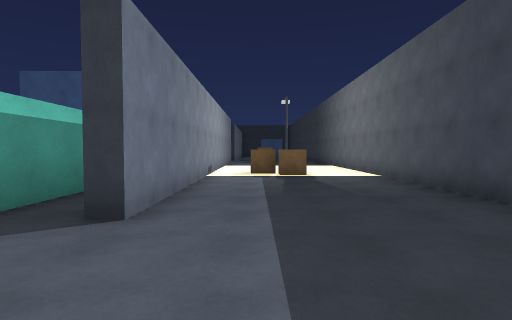
view 1 (above)

24 first-person views from a walk through a Unity game level. The camera is 1.4 m above the floor, tilts 2° down and sees 80° across. The floor is counted in squares, 2 m on a side. Each view is taken from the middle of a square. On the plan, view 1 faces up. The plan holds only what a view shows up to about 10 squares ahead; the rest is blank. The player character is not drawn.

view 2
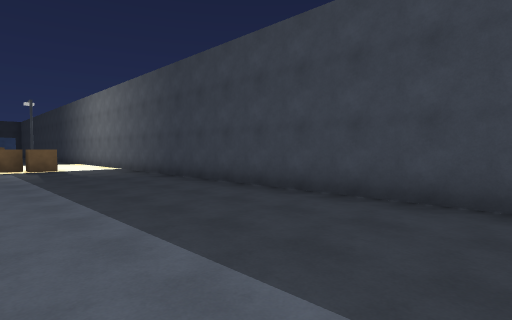

view 3
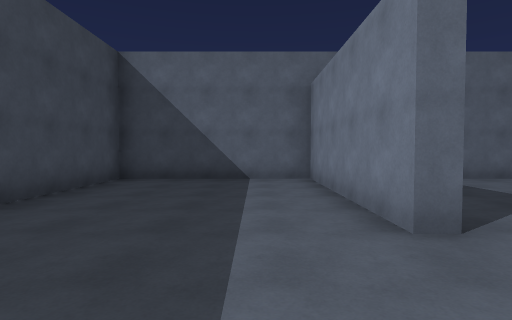

view 4
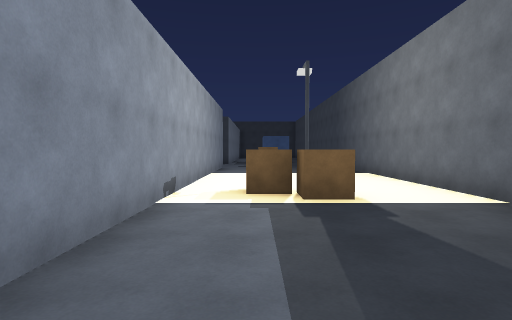

view 5
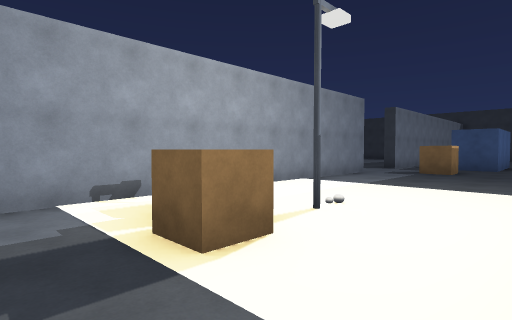

view 6
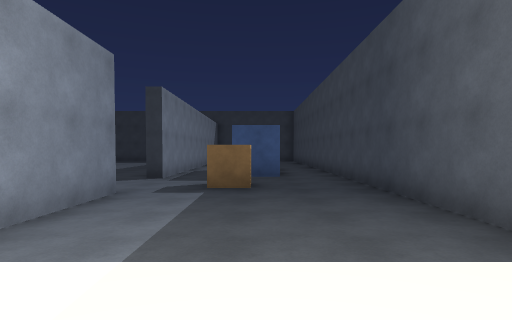

view 7
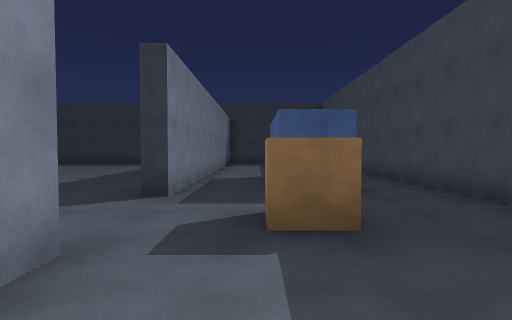

view 8
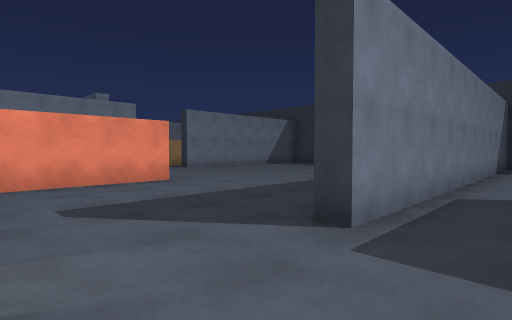

view 9
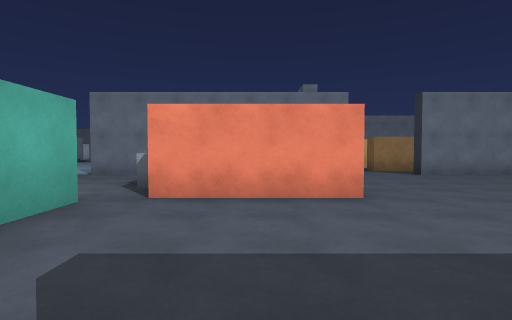

view 10
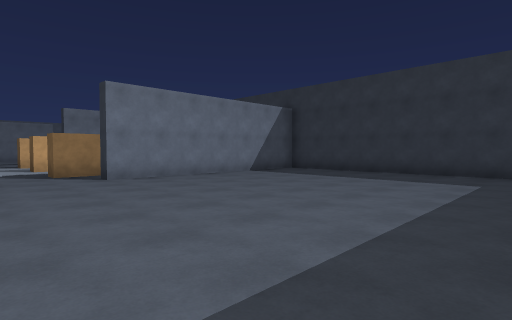

view 11
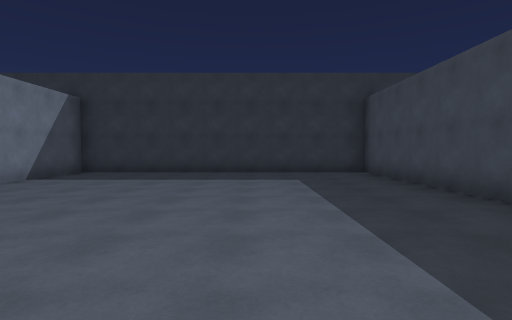

view 12
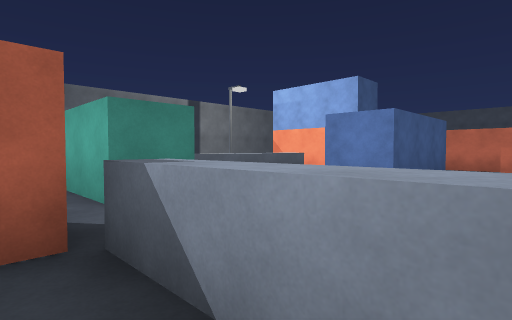

view 13
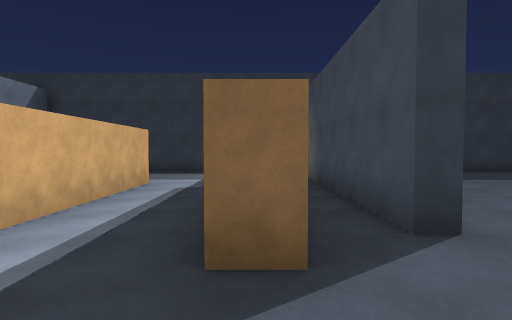

view 14
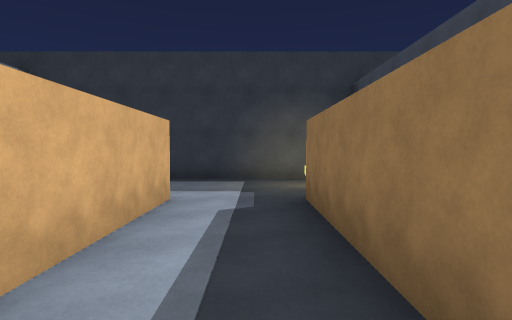

view 15
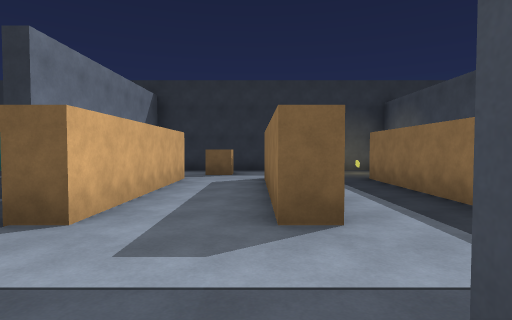

view 16
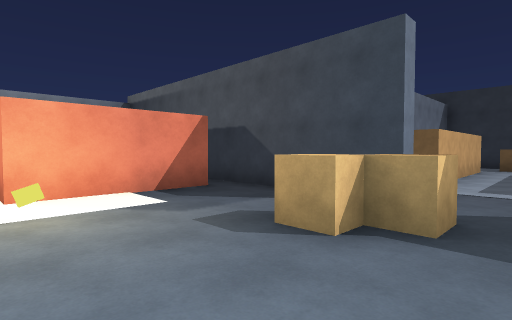

view 17
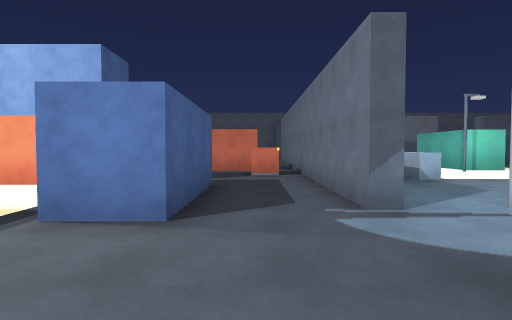

view 18
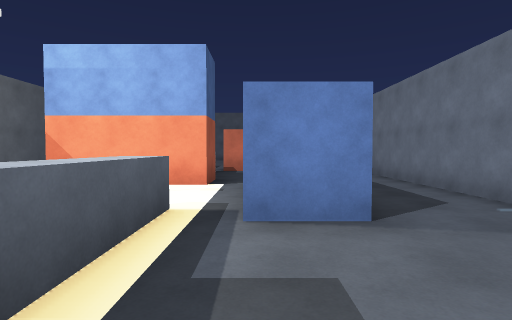

view 19
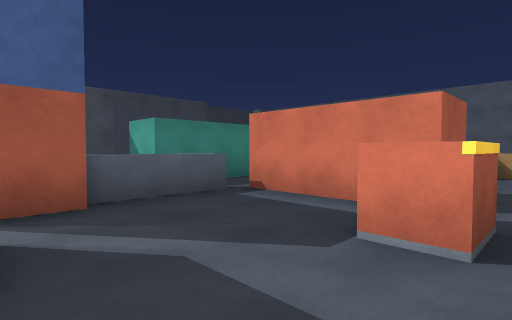

view 20
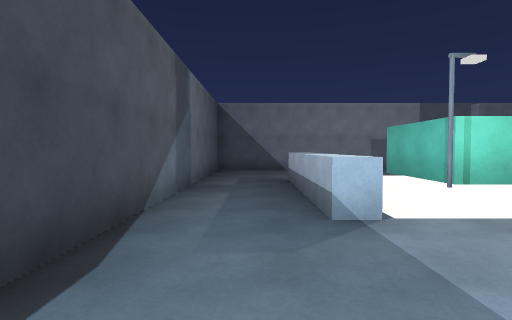

view 21
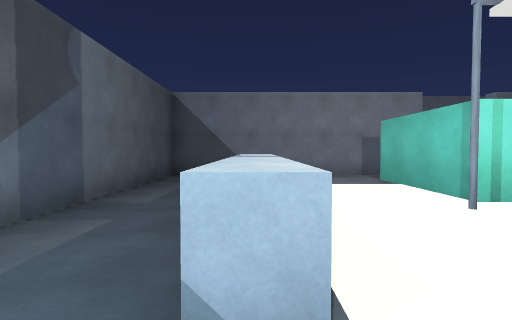

view 22
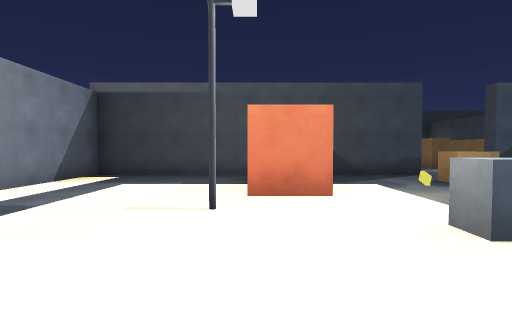

view 23
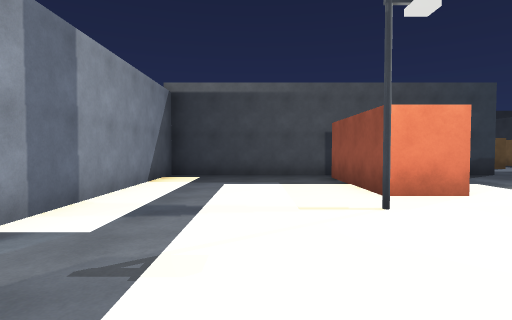

view 24
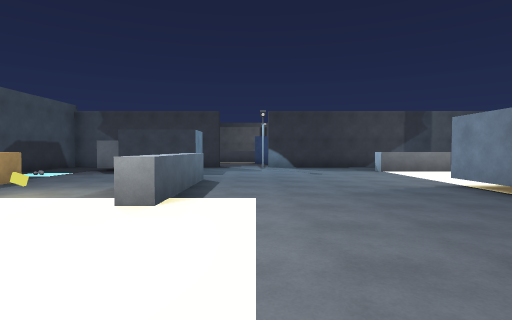

### Floor plan
Key: @ floor where view 1 was taken; # wall or solid block; . floor; = window, fence, low wall or low ledge; ^ raised ledge; O other object.
Columns run from 26 left of view 1 to 4 right of it. Each row starts with its distance up from view 1.
 30            ##############
 29            ....#........#
 28          .....=#........#.
 27          .O....#........#.
 26          #.#..##........#.
 25          #.#..##........#.
 24          #.#..##........#..
 23         .#.#..##........#..  .#
 22         .#.#..#.........#..  .#
 21          ...............#.. ..#
 20           ... .   ......#..#..#
 19 ##########..##     #....#..#..#
 18 #....##..OO...     #..........#
 17 #....##..O...OO ..##......OO..#
 16 #....##......# ##^^...........#
 15 #........... ###....#####.....#
 14 #...#......  ###....^   #.....#
 13  ......^^^^... .....^   #.....#
 12   ............O...##^   #.....#
 11    ............#..# .. ##.....#
 10      ..........#..# ..  #..#..#
  9       .........#..#######.OO..#
  8         ##...^.#....#   #..O..#
  7           ...^.#....^.  #.....#
  6          ....^.#.O..^.###.....#
  5          ##..^.#.####.###.....#
  4           #..^.#.#   .###.....#
  3           #. ..#      ###.....#
  2           #. ..#        ......#
  1           .. ..#        ......#
  0           #  ###       .#.@...#
 -1                       ..#.....#
 -2                       ..#.....#
 -3                      .. #.....#
 -4                     ..  #.....#
 -5                     ##  #######

Where each view was taken, in squares from view 1:
view 1: 0 up, 0 right, facing up
view 2: 3 down, 1 left, facing up-right
view 3: 3 up, 0 right, facing down
view 4: 4 up, 0 right, facing up
view 5: 7 up, 3 right, facing up-left
view 6: 11 up, 1 right, facing up
view 7: 14 up, 0 right, facing up
view 8: 16 up, 0 right, facing up-left
view 9: 18 up, 2 left, facing left
view 10: 20 up, 3 left, facing up-left
view 11: 20 up, 5 left, facing up
view 12: 17 up, 10 left, facing down-right
view 13: 20 up, 12 left, facing up
view 14: 22 up, 13 left, facing up
view 15: 19 up, 15 left, facing up
view 16: 15 up, 15 left, facing up-left
view 17: 15 up, 9 left, facing down
view 18: 15 up, 7 left, facing down
view 19: 9 up, 10 left, facing down-right
view 20: 11 up, 12 left, facing down
view 21: 9 up, 13 left, facing down
view 22: 11 up, 21 left, facing up
view 23: 11 up, 23 left, facing up
view 24: 12 up, 23 left, facing right
